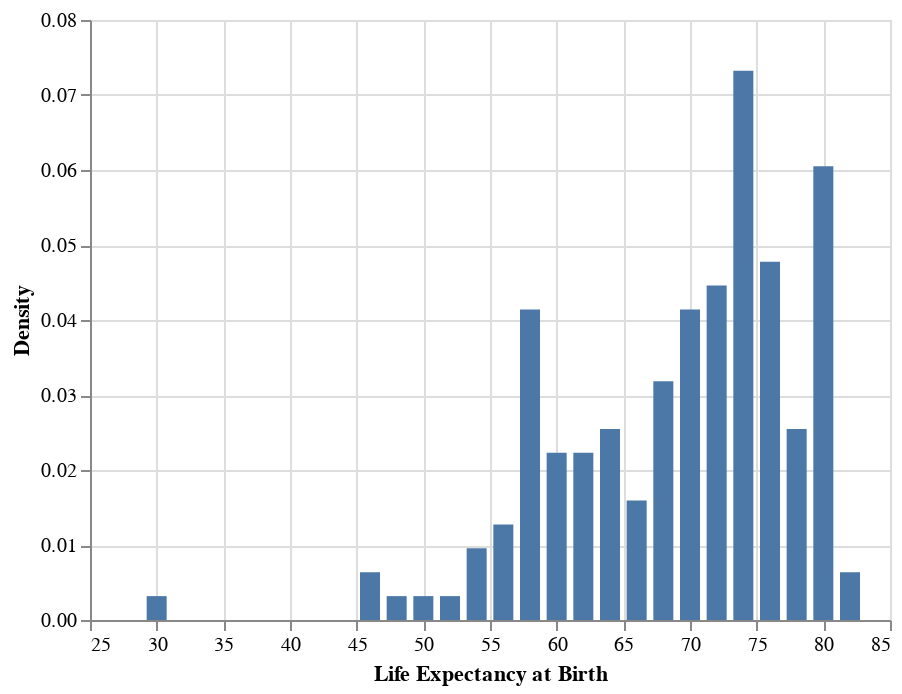

Write notebook code for a chart like this one.
### Markdown cell above
### Calculate transform

One peculiarity of Altair's histograms is that they are displayed on the *count scale* rather than the *density scale*, and there is no simple option to change this. 

The **count scale** means that the y-axis shows _**counts of observations in each bin**_.

By contrast, on the **density scale**, the y-axis would show _**proportions of total bar area**_ (so that the area of plotted bars sums to 1). 

It might seem like a silly distinction -- after all, the two scales differ simply by a proportionality constant (the sample size times the bin width) -- but as you will see shortly, the density scale is more useful for statistical thinking about the distribution of values.

The scale conversion can be done using `.transform_calculate()`, which computes derived variables using arithmetic operations. In this case, one only needs to divide the count by the total number of observations.

### Code cell
# filter, bin, count, convert scale, and plot
alt.Chart(
    data
).transform_filter(
    alt.FieldEqualPredicate(field = 'Year', 
                            equal = 2010)
).transform_bin(
    'Life Expectancy at Birth', 
    field = 'Life Expectancy', 
    bin = alt.Bin(step = 2)
).transform_aggregate(
    Count = 'count()',
    groupby = ['Life Expectancy at Birth']
).transform_calculate(
    Density = 'datum.Count/(2*157)' # divide counts by sample size x binwidth
).mark_bar(size = 10).encode(
    x = 'Life Expectancy at Birth:Q', 
    y = 'Density:Q'
)

### Figure 1 — Vega-Lite specification as saved in the notebook (floating-point values rounded to 4 significant figures; data arrays with more than 128 entries replaced by an {"elided": "..."} marker saying what was removed)
{"config": {"view": {"continuousWidth": 400, "continuousHeight": 300}}, "data": {"name": "data-0e0d0d97d058483070f29e26f6991581"}, "mark": {"type": "bar", "size": 10}, "encoding": {"x": {"field": "Life Expectancy at Birth", "type": "quantitative"}, "y": {"field": "Density", "type": "quantitative"}}, "transform": [{"filter": {"equal": 2010, "field": "Year"}}, {"bin": {"step": 2}, "field": "Life Expectancy", "as": "Life Expectancy at Birth"}, {"aggregate": [{"op": "count", "as": "Count"}], "groupby": ["Life Expectancy at Birth"]}, {"calculate": "datum.Count/(2*157)", "as": "Density"}], "$schema": "https://vega.github.io/schema/vega-lite/v4.17.0.json", "datasets": {"data-0e0d0d97d058483070f29e26f6991581": {"elided": "620 records"}}}
